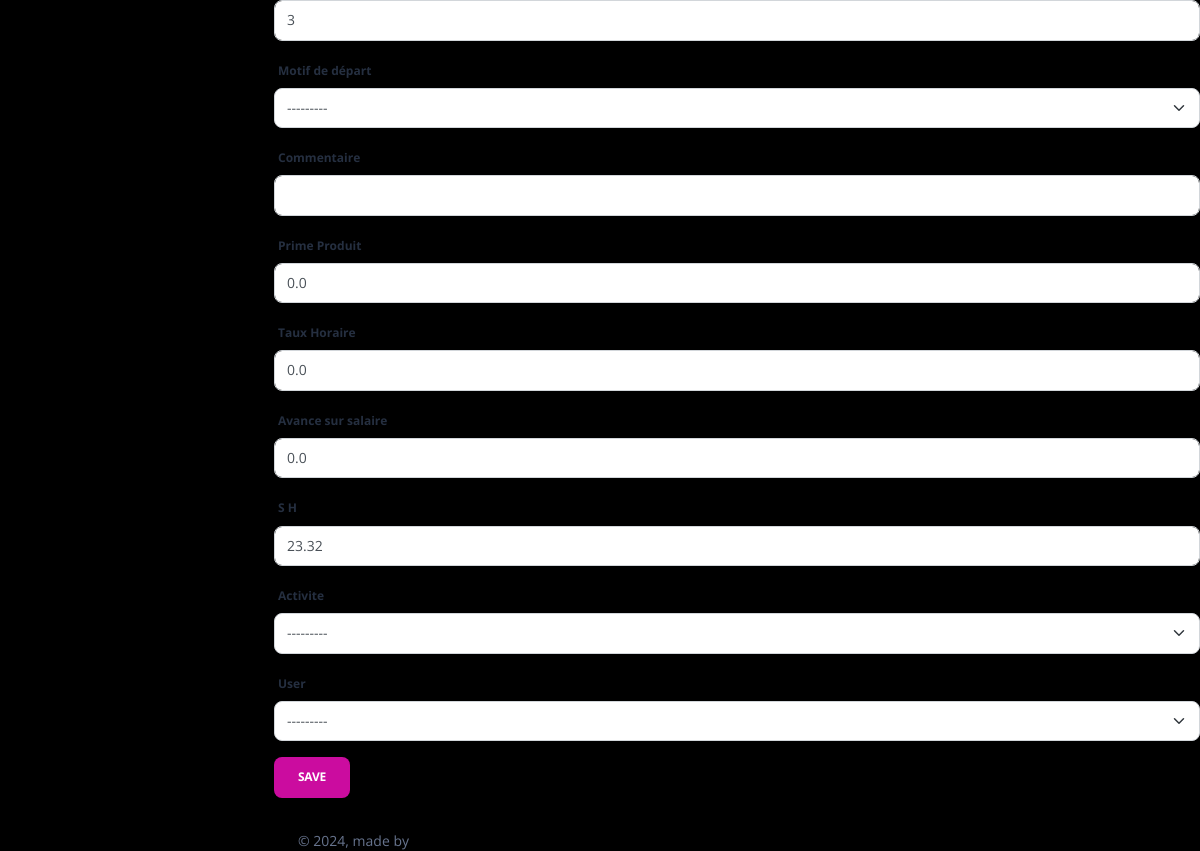
Page /EditC/2 (signed in, lower part) on the earlier database version.
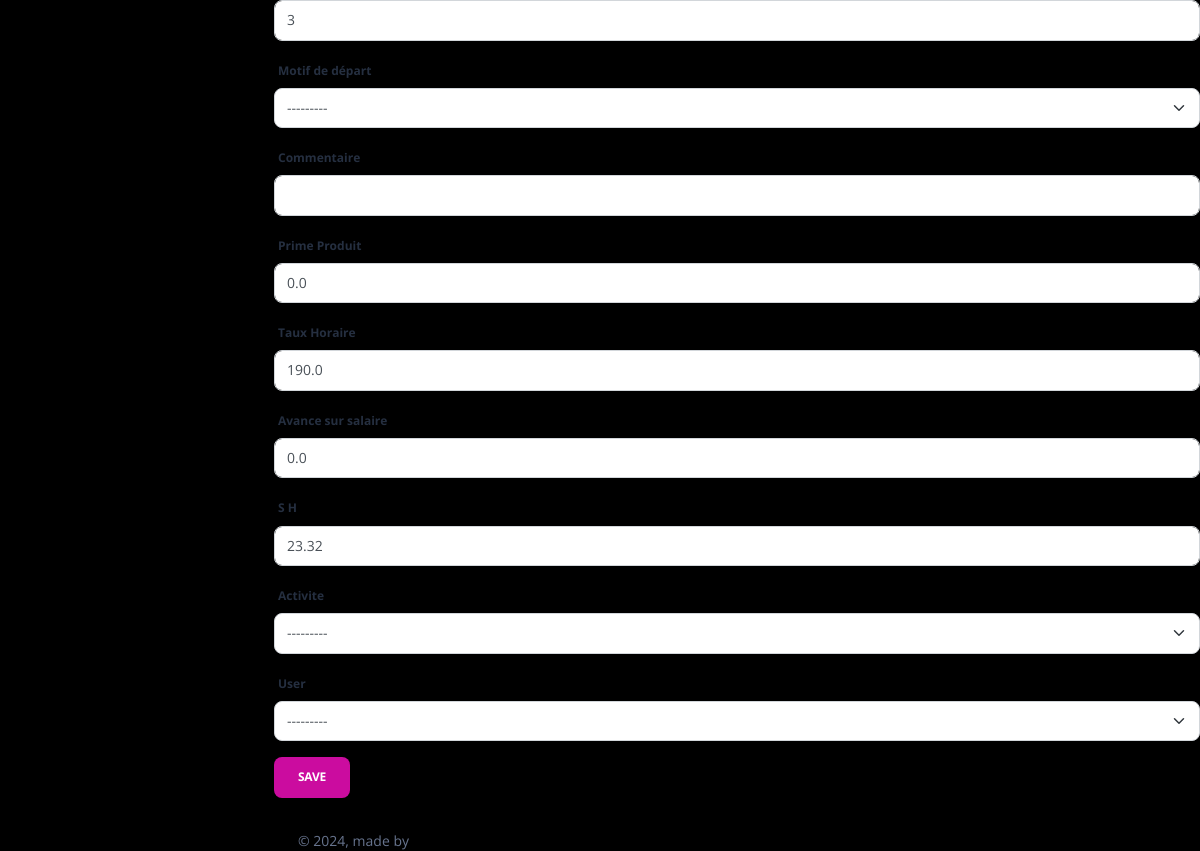
Same page on the later database version.
### admin_Sos/models.py (models this page shows, shortened)
class Collaborateur(models.Model):
    STATUT_statut = (
        ('ACTIF','ACTIF'),
        ('INACTIF','INACTIF'),
        ('FORMATION','FORMATION'),
        ('STAGE','STAGE'),
    )
    STATUT_activite = (
        ('FRANCE','FRANCE'),
        ('CANADA','CANADA'),
    )
    STATUT_causededepart = (
        ('Demission','Demission'),
        ('Licenciement','Licenciement'),
        ('FPE','FPE'),
        ('Fin de contrat','Fin de contrat'),
        ('Comportement','Comportement'),
        ('Etudes','Etudes'),
        ('Sans motif(Volantaire)','Sans motif(Volantaire)'),
    )
    Contart = (
        ('Etranger','Etranger'),
        ('Stage','Stage'),
        ('CDD','CDD'),
        ('CDI','CDI'),
    )
    statut_sexe = (
        ('H','H'),
        ('F','F'),
    )
    statut_Poste = (
        ('Agent','Agent'),
        ('Admin','Admin'),
        ('RH','RH'),
    )
    statut_TF = (
        ('OUI','OUI'),
        ('NON','NON'),
    )
    Statut = models.CharField(max_length=10,null=True,blank=True,choices=STATUT_statut)
    Nom = models.CharField(max_length=50,null=True,blank=True)
    Prenom = models.CharField(max_length=50,null=True,blank=True)
    Sexe = models.CharField(max_length=5,null=True,blank=True,choices=statut_sexe)
    Date_de_naissance = models.DateField(null=True,blank=True)
    Age = models.PositiveIntegerField(null=True,blank=True)
    Situation_familiale = models.CharField(max_length=10, null=True,blank=True)
    Nombre_d_enfants = models.FloatField(default=0, null=True,blank=True)
    N_CIN =models.CharField(default="-",max_length=12 ,null=True,blank=True)
    N_Passeport=models.CharField(default="-",max_length=30 ,null=True,blank=True)
    Nationalité=models.CharField(default="-",max_length=20,null=True,blank=True)
    Adresse_postale=models.CharField(default="-",max_length=200,null=True,blank=True)
    Ville=models.CharField(default="-",max_length=20,null=True,blank=True)
    E_mail= models.EmailField(null=True,blank=True)
    Declaration_CNSS= models.CharField(max_length=10,null=True,blank=True,choices=statut_TF)
    N_de_téléphone=models.CharField(max_length=20,null=True,blank=True)
    RIB = models.CharField(default="-",max_length=30,null=True,blank=True)
    N_CNSS= models.CharField(default="-",max_length=20,null=True,blank=True)
    Type_de_contrat= models.CharField(max_length=10,null=True,blank=True,choices=Contart)
    Salaire_base = models.PositiveBigIntegerField(null=True,blank=True)
    Nombre_de_Jour_Travaille_Admin= models.PositiveIntegerField(default=0,null=True,blank=True)
    Poste = models.CharField(max_length=10,null=True,blank=True,choices=statut_Poste)
    Date_d_entrée = models.DateField(null=True,blank=True)
    Date_de_Sortie = models.DateField(null=True,blank=True)
    anciennetee = models.IntegerField(default=0,null=True, blank=True)
    Motif_de_départ = models.CharField(default="-",max_length=1000,null=True,blank=True,choices=STATUT_causededepart)
    Commentaire = models.CharField(default="-",max_length=1000,null=True,blank=True)
    Prime_Produit = models.FloatField(default=0,null=True,blank=True)
    Taux_Horaire= models.FloatField(default=0,null=True,blank=True)
    Avance_sur_salaire = models.FloatField(default=0,null=True,blank=True)
    S_H = models.FloatField(default=0,null=True, blank=True)
    Activite=models.CharField(max_length=10,null=True,blank=True,choices=STATUT_activite)
    user =models.OneToOneField(User, null=True,blank=True,on_delete=models.CASCADE)

### admin_Sos/decorators.py (the view)
        def wrapper_func(request,*args, **kwargs):
            group=None
            if request.user.groups.exists():
                group= request.user.groups.all()[0].name
            if group == 'Admin':
                return view_func(request,*args, **kwargs)
            if group == 'Agent':
                return redirect('home')
            else:
                return redirect('login')

### admin_Sos/forms.py
class Collaborateurform(forms.ModelForm):
    class Meta:
        model=Collaborateur
        fields= '__all__'

### admin_Sos/views.py (called while the page is built)
@login_required(login_url='login')
@admin_only
def EditCView(request,id):
    instance= Collaborateur.objects.get(id=id)
    if request.method == "POST":
        form = Collaborateurform(data=request.POST,files=request.FILES,instance=instance)
        if form.is_valid:
            form.save()
            return redirect('table')
    if request.method == "GET":
        form = Collaborateurform(instance=instance)
    return render(request,'admin_/EditC.html',{'form':form,'collaborateur':instance})

### Templates/admin_/EditC.html (shortened to what this page needs)
{% extends 'admin_/Base/homebase_admin.html' %}
{% block body %}{% include 'admin_/content/Modify/content_editC.html'%}{% endblock  %}

### Templates/admin_/content/Modify/content_editC.html (shortened to what this page needs)
{% load crispy_forms_tags %}
<form method="POST" enctype="multipart/form-data" data-url="{% url 'EditC' id=collaborateur.id %}" class="create-form">
   {{form|crispy}}
   <button type="submit" name="Ajouter" value="Ajouter" class="btn btn-primary">Save</button>
</form>

Differences in the rows shown:
changed Collaborateur: Taux_Horaire "0.0" → "190.0"
